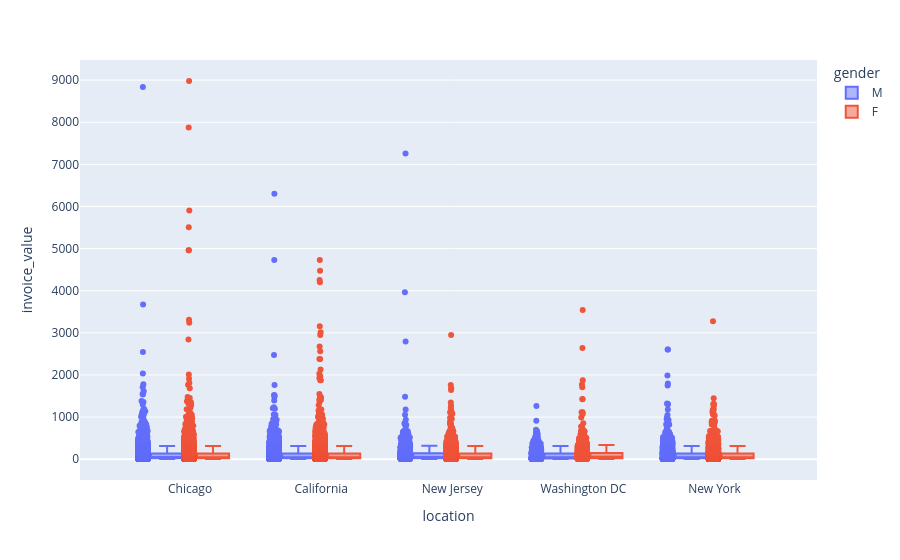

Notebook code for this chart:
### Code cell
fig=px.box(df,y='invoice_value',x='location',color='gender',points='all')
fig.show()

### Figure 1 — Plotly figure (JSON) as saved in the notebook; plotly's stock layout.template omitted (floating-point values rounded to 4 significant figures; data arrays with more than 128 entries replaced by an {"elided": "..."} marker saying what was removed)
{"data": [{"alignmentgroup": "True", "boxpoints": "all", "hovertemplate": "gender=M<br>location=%{x}<br>invoice_value=%{y}<extra></extra>", "legendgroup": "M", "marker": {"color": "#636efa"}, "name": "M", "notched": false, "offsetgroup": "M", "orientation": "v", "showlegend": true, "type": "box", "x": {"elided": "19917 str values"}, "x0": " ", "xaxis": "x", "y": {"elided": "19917 float values"}, "y0": " ", "yaxis": "y"}, {"alignmentgroup": "True", "boxpoints": "all", "hovertemplate": "gender=F<br>location=%{x}<br>invoice_value=%{y}<extra></extra>", "legendgroup": "F", "marker": {"color": "#EF553B"}, "name": "F", "notched": false, "offsetgroup": "F", "orientation": "v", "showlegend": true, "type": "box", "x": {"elided": "33007 str values"}, "x0": " ", "xaxis": "x", "y": {"elided": "33007 float values"}, "y0": " ", "yaxis": "y"}], "layout": {"boxmode": "group", "legend": {"title": {"text": "gender"}, "tracegroupgap": 0}, "margin": {"t": 60}, "xaxis": {"anchor": "y", "domain": [0, 1], "title": {"text": "location"}}, "yaxis": {"anchor": "x", "domain": [0, 1], "title": {"text": "invoice_value"}}}}
